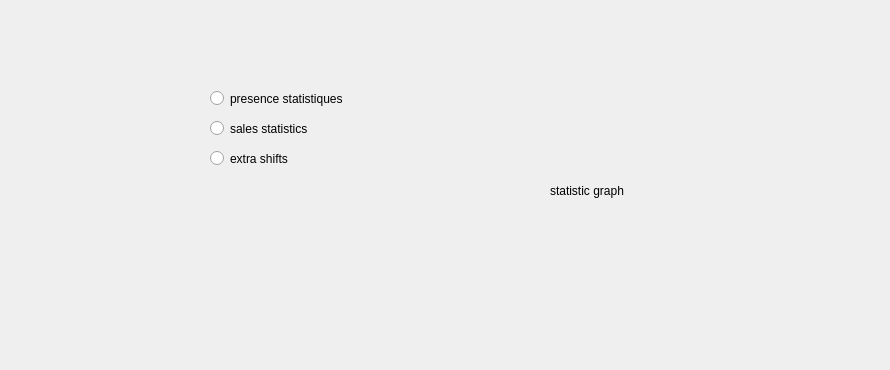
     <widget class="QWidget" name="tab_10">
      <attribute name="title">
       <string>statistics</string>
      </attribute>
      <widget class="QLabel" name="label_23">
       <property name="geometry">
        <rect>
         <x>550</x>
         <y>20</y>
         <width>331</width>
         <height>341</height>
        </rect>
       </property>
       <property name="text">
        <string>statistic graph</string>
       </property>
      </widget>
      <widget class="QRadioButton" name="radioButton_9">
       <property name="geometry">
        <rect>
         <x>210</x>
         <y>90</y>
         <width>141</width>
         <height>17</height>
        </rect>
       </property>
       <property name="text">
        <string>presence statistiques</string>
       </property>
      </widget>
      <widget class="QRadioButton" name="radioButton_10">
       <property name="geometry">
        <rect>
         <x>210</x>
         <y>120</y>
         <width>111</width>
         <height>17</height>
        </rect>
       </property>
       <property name="text">
        <string>sales statistics</string>
       </property>
      </widget>
      <widget class="QRadioButton" name="radioButton_11">
       <property name="geometry">
        <rect>
         <x>210</x>
         <y>150</y>
         <width>82</width>
         <height>17</height>
        </rect>
       </property>
       <property name="text">
        <string>extra shifts</string>
       </property>
      </widget>
     </widget>
